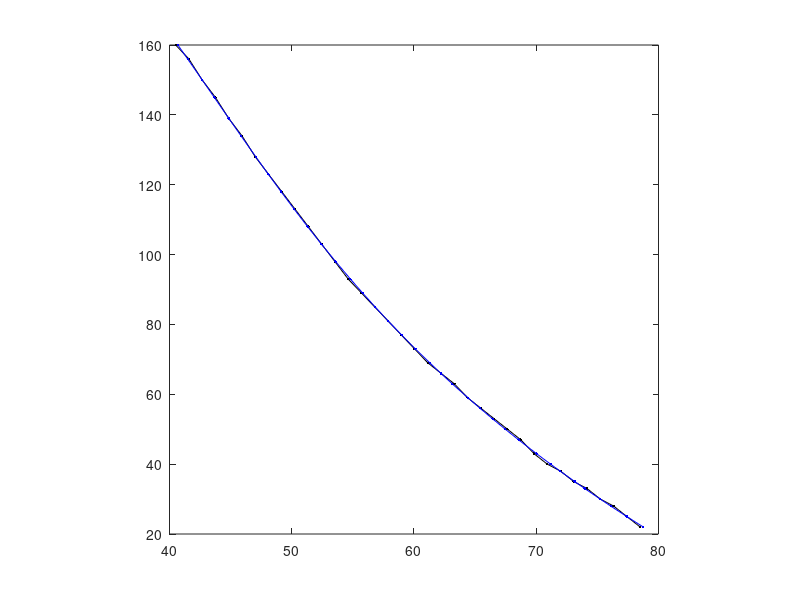

Source code (MATLAB):
% Paist backpack Y values from arduino
%PX = [175,170,165,160,155,150,145,140,135,131,126,122,117,113,108,104,101,97,93,89,86,82,79,76,72,69,66,63,60,57,54,52,49,47,44,41]; 

% Paist cube tracker Y values from arduino
PX = [160,156,150,145,139,134,128,123,118,113,108,103,98,93,89,85,81,77,73,69,66,63,59,56,53,50,47,43,40,38,35,33,30,28,25,22];

% Format corresponding cm values
CM = linspace(40.5, 78.5, length(PX));

% Fit
P = polyfit(PX, CM, 3);

% Plot unfitted
figure;
plot(CM, PX, '.-k');
axis square
hold on;

% Compute 4th order
%CM1 = P(1).*PX.^4 + P(2).*PX.^3 + P(3).*PX.^2 + P(4).*PX.^1 + P(5);

% Compute 3rd order
CM1 = P(1).*PX.^3 + P(2).*PX.^2 + P(3).*PX.^1 + P(4);

%PX1 = CM*p(1)^2 + CM*p(2) + p(3); 
plot(CM1, PX, '.-b');

% Copy these coeff values to arduino code
fprintf('%0.15f,\n', P);
